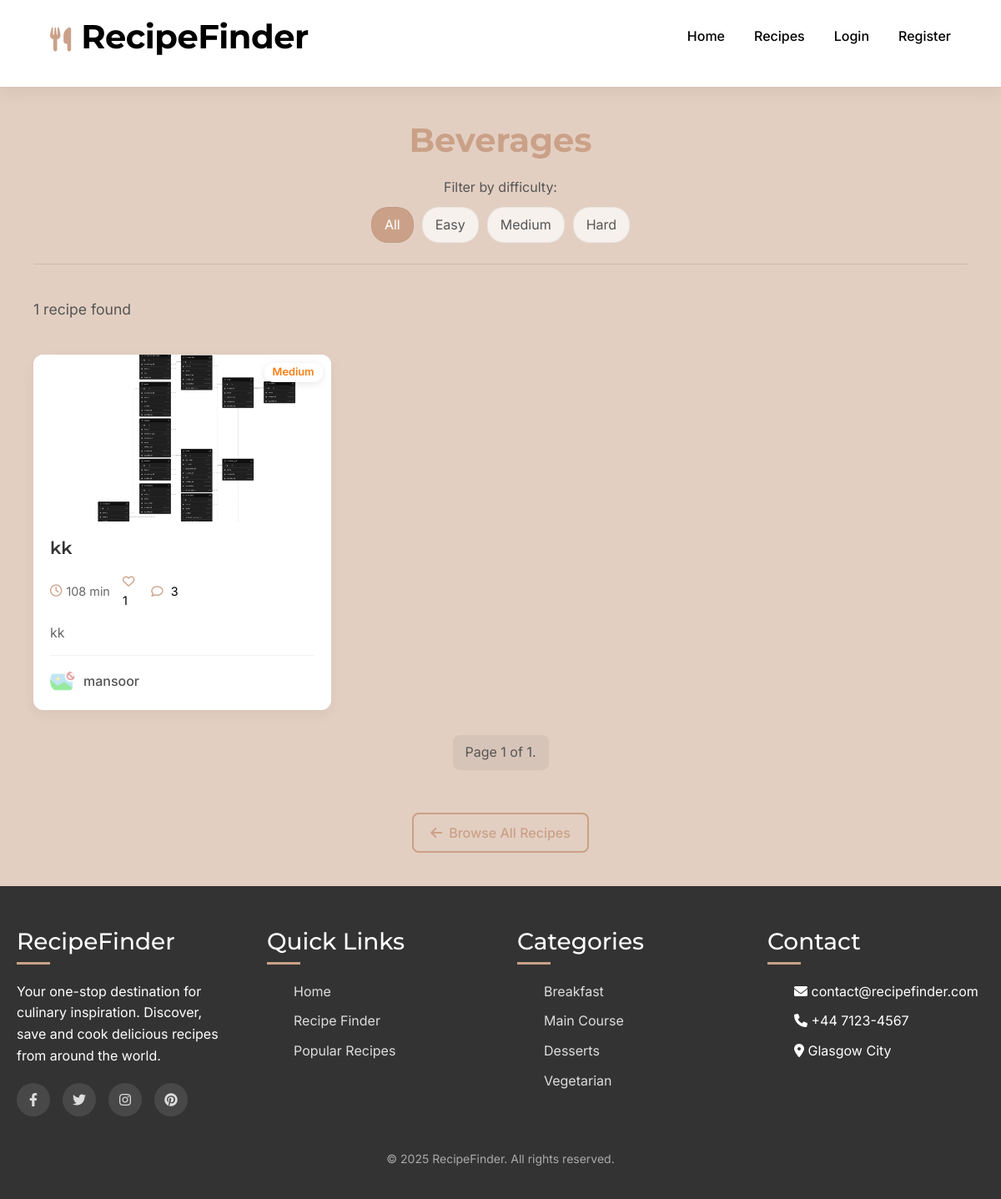
Before: /category/beverages/ with the older database file.
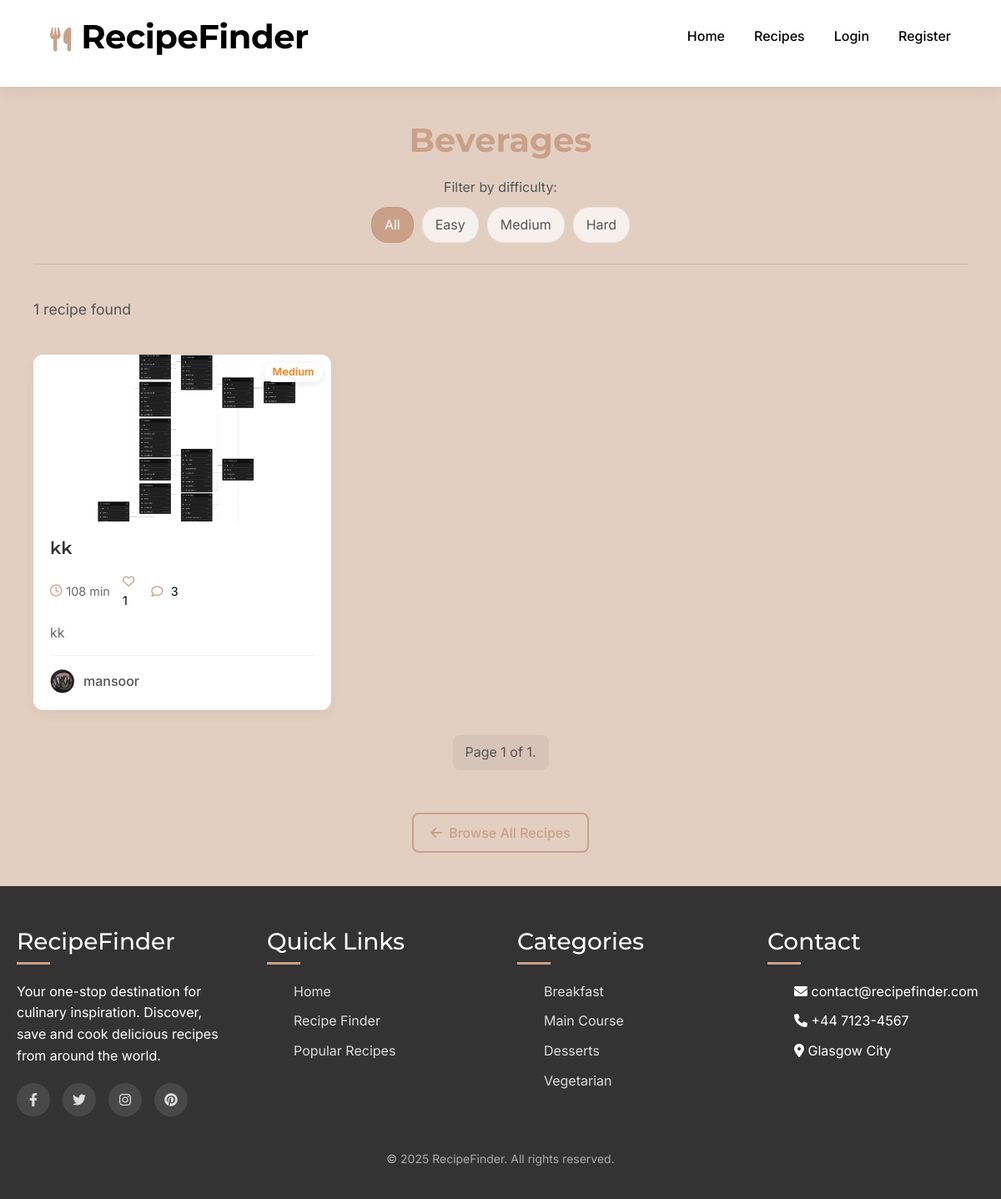
After: the same page with the newer database file.
### RecipeFinderApp/models.py (models this page shows, shortened)
class Recipe(models.Model):
    DIFFICULTY_CHOICES = (
        ('easy', 'Easy'),
        ('medium', 'Medium'),
        ('hard', 'Hard'),
    )
    title = models.CharField(max_length=200)
    slug = models.SlugField(unique=True)  # Used for SEO-friendly URLs
    author = models.ForeignKey(User, on_delete=models.CASCADE, related_name='recipes')
    description = models.TextField()
    ingredients = models.TextField(help_text="Enter ingredients, one per line")
    instructions = models.TextField(help_text="Enter instructions step by step")
    cooking_time = models.IntegerField(help_text="In minutes")
    prep_time = models.IntegerField(help_text="In minutes")
    servings = models.IntegerField(default=1)
    difficulty = models.CharField(max_length=10, choices=DIFFICULTY_CHOICES, default='medium')
    categories = models.ManyToManyField(Category, related_name='recipes')
    notes = models.TextField(blank=True, null=True, help_text="Additional notes, tips, or variations for this recipe")
    created_at = models.DateTimeField(auto_now_add=True)
    updated_at = models.DateTimeField(auto_now=True)
    featured = models.BooleanField(default=False)  # For highlighting recipes on the home page
    class Meta:
        ordering = ['-created_at']  # Newest recipes first
    @property
    def total_time(self):
        return self.cooking_time + self.prep_time
    @property
    def likes_count(self):
        return self.likes.count()
    @property
    def comments_count(self):
        return self.comments.count()

class UserProfile(models.Model):
    user = models.OneToOneField(User, on_delete=models.CASCADE, related_name='profile')
    profile_pic = models.ImageField(upload_to='profile_pics/', blank=True, null=True)
    bio = models.TextField(blank=True, null=True)
    is_chef = models.BooleanField(default=False)  # Indicates if the user identifies as a chef
    chef_verified = models.BooleanField(default=False)  # Verified status after approval
    website = models.URLField(blank=True, null=True)
    location = models.CharField(max_length=100, blank=True, null=True)
    date_joined = models.DateTimeField(auto_now_add=True)

class RecipeImage(models.Model):
    recipe = models.ForeignKey(Recipe, on_delete=models.CASCADE, related_name='images')
    image = models.ImageField(upload_to='recipe_images/')
    caption = models.CharField(max_length=200, blank=True)
    is_primary = models.BooleanField(default=False)  # Main image shown in listings
    uploaded_at = models.DateTimeField(auto_now_add=True)
    class Meta:
        ordering = ['-is_primary', 'uploaded_at']  # Primary images first, then by date

### RecipeFinderApp/views.py (the view)
# urls.py: path('category/<slug:slug>/', views.category_detail, name='category_detail'),
def category_detail(request, slug):
    category = get_object_or_404(Category, slug=slug)
    recipes = Recipe.objects.filter(categories=category)
    liked_recipes_ids = []
    if request.user.is_authenticated:
        liked_recipes_ids = Like.objects.filter(user=request.user).values_list('recipe_id', flat=True)
    paginator = Paginator(recipes, 9)  # Show 9 recipes per page
    page_number = request.GET.get('page')
    page_obj = paginator.get_page(page_number)
    context = {
        'category': category,
        'page_obj': page_obj,
        'liked_recipes_ids': liked_recipes_ids
    }
    return render(request, 'recipe_finder/category_detail.html', context)

### templates/recipe_finder/category_detail.html (shortened to what this page needs)
{% extends 'recipe_finder/base.html' %}
{% load static %}
{% block extra_css %}
    <link rel="stylesheet" href="{% static 'css/pages/category_detail.css' %}">
{% endblock %}
{% block content %}
<div class="category-detail-container">
    <div class="category-header">
        <h1>{{ category.name }}</h1>
    </div>
    <div class="category-recipes">
        <div class="recipes-count">
            <p>
                {% with count=page_obj.paginator.count %}
                    {{ count }} recipe{{ count|pluralize }} found
                {% endwith %}
            </p>
        </div>
        {% if page_obj %}
            <div class="recipes-grid">
                {% for recipe in page_obj %}
                    <div class="recipe-card">
                        <div class="recipe-image">
                            <a href="{% url 'recipe_detail' recipe.slug %}">
                            {% if recipe.images.exists %}
                                <img src="{{ recipe.images.first.image.url }}" alt="{{ recipe.title }}">
                            {% else %}
                                <img src="{% static 'images/recipe-placeholder.jpg' %}" alt="{{ recipe.title }}">
                            {% endif %}
                            </a>
                            <div class="recipe-badge">
                                <span class="difficulty-badge {{ recipe.difficulty }}">{{ recipe.get_difficulty_display }}</span>
                            </div>
                        </div>
                        <div class="recipe-info">
                            <h3><a href="{% url 'recipe_detail' recipe.slug %}">{{ recipe.title }}</a></h3>
                            <div class="recipe-meta">
                                <span><i class="far fa-clock"></i> {{ recipe.total_time }} min</span>
                                <span>
                                    <a href="#" class="like-recipe-link" data-recipe-id="{{ recipe.id }}">
                                        <i class="{% if user.is_authenticated and recipe.id in liked_recipes_ids %}fas{% else %}far{% endif %} fa-heart"></i>
                                        <span class="like-count">{{ recipe.likes_count }}</span>
                                    </a>
                                </span>
                                <span>
                                    <a href="{% url 'recipe_detail' recipe.slug %}#comments">
                                        <i class="far fa-comment"></i> {{ recipe.comments_count }}
                                    </a>
                                </span>
                            </div>
                            <p class="recipe-excerpt">{{ recipe.description|truncatechars:100 }}</p>
                            <div class="recipe-author">
                                <a href="{% url 'profile_with_username' recipe.author.username %}">
                                    {% if recipe.author.profile.profile_pic %}
                                        <img src="{{ recipe.author.profile.profile_pic.url }}" alt="{{ recipe.author.username }}">
                                    {% else %}
                                        <i class="fas fa-user-circle"></i>
                                    {% endif %}
                                    <span>{{ recipe.author.username }}
                                    </span>
                                </a>
                            </div>
                        </div>
                    </div>
                {% endfor %}
            </div>
            <div class="pagination">
                <span class="step-links">
                    <span class="current">
                        Page {{ page_obj.number }} of {{ page_obj.paginator.num_pages }}.
                    </span>
                </span>
            </div>
        {% endif %}
    </div>
    <div class="back-to-categories">
        <a href="{% url 'recipe_list' %}" class="btn btn-outline">
            <i class="fas fa-arrow-left"></i> Browse All Recipes
        </a>
    </div>
</div>
{% endblock %}

Changed rows visible on the page:
changed through a linked row, Recipe "kk": author.profile.profile_pic: picture added in place of a placeholder
